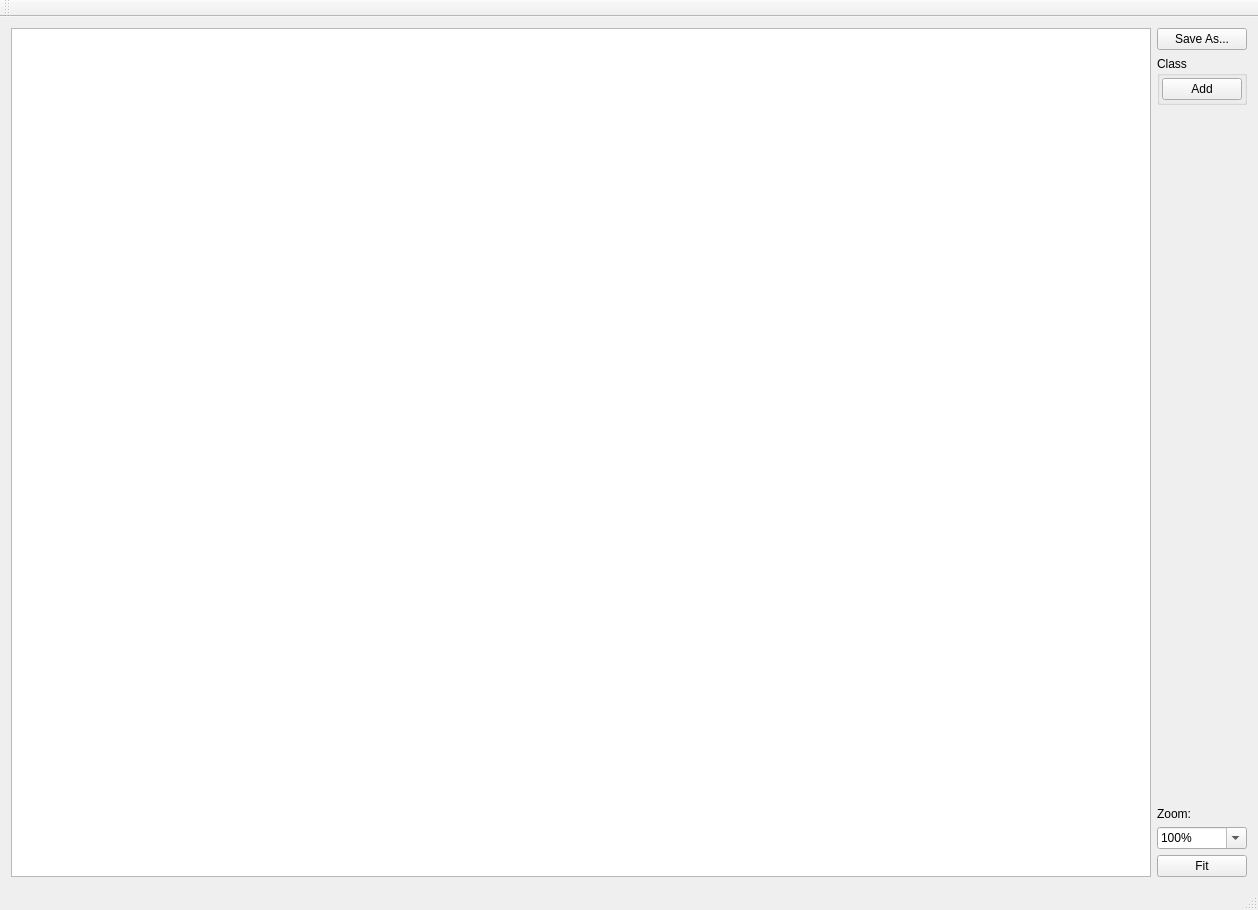
<?xml version="1.0" encoding="UTF-8"?>
<ui version="4.0">
 <class>ggClassyMainWindow</class>
 <widget class="QMainWindow" name="ggClassyMainWindow">
  <property name="geometry">
   <rect>
    <x>0</x>
    <y>0</y>
    <width>1258</width>
    <height>910</height>
   </rect>
  </property>
  <property name="windowTitle">
   <string>Classy Architect</string>
  </property>
  <widget class="QWidget" name="centralWidget">
   <layout class="QHBoxLayout" name="horizontalLayout">
    <item>
     <widget class="ggClassyGraphicsView" name="mClassyGraphicsView"/>
    </item>
    <item>
     <layout class="QVBoxLayout" name="verticalLayout_3">
      <item>
       <widget class="QPushButton" name="mSaveAsPushButton">
        <property name="text">
         <string>Save As...</string>
        </property>
       </widget>
      </item>
      <item>
       <widget class="QGroupBox" name="groupBox_2">
        <property name="title">
         <string>Class</string>
        </property>
        <layout class="QVBoxLayout" name="verticalLayout">
         <property name="spacing">
          <number>2</number>
         </property>
         <property name="leftMargin">
          <number>2</number>
         </property>
         <property name="topMargin">
          <number>2</number>
         </property>
         <property name="rightMargin">
          <number>2</number>
         </property>
         <property name="bottomMargin">
          <number>2</number>
         </property>
         <item>
          <widget class="QPushButton" name="mAddClassPushButton">
           <property name="sizePolicy">
            <sizepolicy hsizetype="Preferred" vsizetype="Fixed">
             <horstretch>0</horstretch>
             <verstretch>0</verstretch>
            </sizepolicy>
           </property>
           <property name="text">
            <string>Add</string>
           </property>
          </widget>
         </item>
        </layout>
       </widget>
      </item>
      <item>
       <spacer name="verticalSpacer">
        <property name="orientation">
         <enum>Qt::Vertical</enum>
        </property>
        <property name="sizeHint" stdset="0">
         <size>
          <width>48</width>
          <height>88</height>
         </size>
        </property>
       </spacer>
      </item>
      <item>
       <widget class="QLabel" name="mZoomLabel">
        <property name="text">
         <string>Zoom:</string>
        </property>
       </widget>
      </item>
      <item>
       <widget class="QComboBox" name="mZoomComboBox">
        <property name="editable">
         <bool>true</bool>
        </property>
        <property name="currentIndex">
         <number>3</number>
        </property>
        <property name="insertPolicy">
         <enum>QComboBox::NoInsert</enum>
        </property>
        <item>
         <property name="text">
          <string>10%</string>
         </property>
        </item>
        <item>
         <property name="text">
          <string>20%</string>
         </property>
        </item>
        <item>
         <property name="text">
          <string>50%</string>
         </property>
        </item>
        <item>
         <property name="text">
          <string>100%</string>
         </property>
        </item>
        <item>
         <property name="text">
          <string>200%</string>
         </property>
        </item>
        <item>
         <property name="text">
          <string>500%</string>
         </property>
        </item>
        <item>
         <property name="text">
          <string>1000%</string>
         </property>
        </item>
       </widget>
      </item>
      <item>
       <widget class="QPushButton" name="mZoomFitPushButton">
        <property name="sizePolicy">
         <sizepolicy hsizetype="Preferred" vsizetype="Fixed">
          <horstretch>0</horstretch>
          <verstretch>0</verstretch>
         </sizepolicy>
        </property>
        <property name="text">
         <string>Fit</string>
        </property>
       </widget>
      </item>
     </layout>
    </item>
   </layout>
  </widget>
  <widget class="QToolBar" name="mainToolBar">
   <attribute name="toolBarArea">
    <enum>TopToolBarArea</enum>
   </attribute>
   <attribute name="toolBarBreak">
    <bool>false</bool>
   </attribute>
  </widget>
  <widget class="QStatusBar" name="statusBar"/>
  <widget class="QMenuBar" name="menuBar">
   <property name="geometry">
    <rect>
     <x>0</x>
     <y>0</y>
     <width>1258</width>
     <height>22</height>
    </rect>
   </property>
  </widget>
 </widget>
 <layoutdefault spacing="6" margin="11"/>
 <customwidgets>
  <customwidget>
   <class>ggClassyGraphicsView</class>
   <extends>QGraphicsView</extends>
   <header location="global">ggClassyGraphicsView.h</header>
   <slots>
    <slot>SetZoom100()</slot>
    <slot>SetZoomFit()</slot>
   </slots>
  </customwidget>
 </customwidgets>
 <resources/>
 <connections/>
 <slots>
  <slot>SetZoom(QString)</slot>
 </slots>
</ui>
